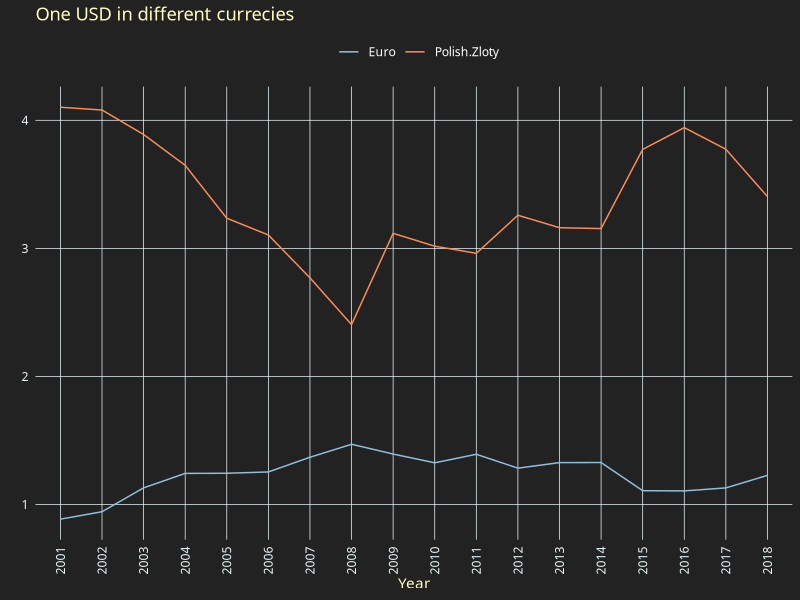
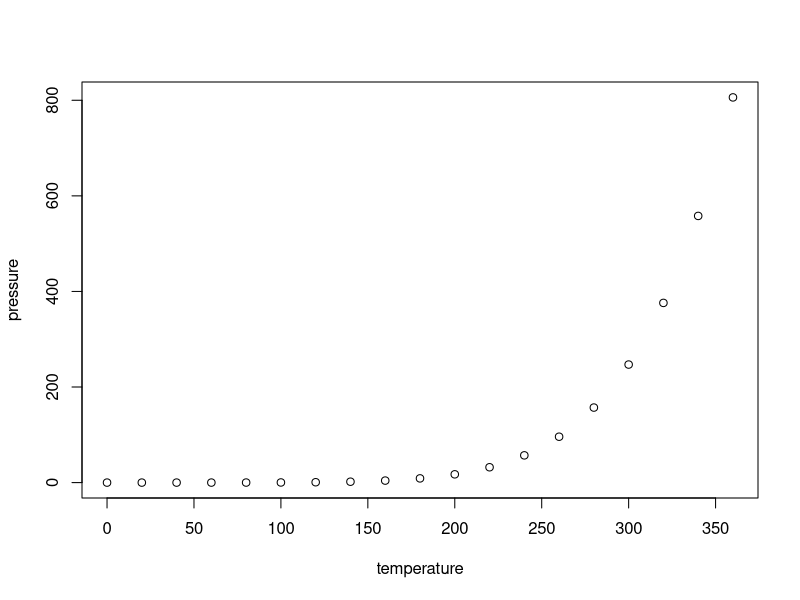

The R script that drew these images, in order:
## ---- chunk 1
htmltools::img(src = "logo.png", 
                alt = 'logo', 
                style = 'position:absolute; top:0; right:0; padding:10px; width: 40%; height: auto')
## ---- chunk 2
knitr::opts_chunk$set(echo = TRUE)
library(dplyr)
library(tidyr)
library(zoo)
library(ggplot2)
library(tidyr)
# library(ggtext)
## ---- chunk 3
theme_darkmode <- function(bg ="#000000", primary="#FFFFFF", secondary="#888888"){ # create Theme
  theme_gray() %+replace%
  theme(
    text = element_text(family = "montserrat"),
    axis.title.y = element_text(color = secondary, angle=90),
    axis.text = element_text(color=secondary, size=rel(0.8)),
    axis.ticks = element_blank(),
    legend.text = element_text(color=primary, size=rel(0.8)),
    panel.grid.major = element_line(color =secondary, size=0.25),
    panel.grid.minor = element_blank(),
    panel.background = element_rect(fill=bg, color=NA),
    plot.background = element_rect(fill=bg, color=NA),
    legend.background = element_rect(fill=bg, color=NA),
    legend.key = element_rect(fill = bg, color = NA)
  )
}
## ---- chunk 4
curr <- data.frame(read.csv("Data pack/CurrencyExchangeRates.csv")) # read Data

curr <- curr %>%  select(Date, Euro, Polish.Zloty) %>% # tidy Data up
  replace(is.na(.), 0) %>%
  filter(Euro > 0 & Polish.Zloty > 0) %>%
  mutate(year = format(as.Date(Date), '%Y')) %>%
  group_by(year) %>%
  summarise_at(vars(Euro, Polish.Zloty), list(mean)) %>%
  pivot_longer(cols=c(Euro, Polish.Zloty), names_to = "currency", values_to = "rate")
## ---- chunk 5
ggplot(curr, aes(x = year, y = rate, color = currency, group=currency)) + # make plot
  geom_line() +
  labs(title="One USD in different currecies",
    x = "Year", y = "",
    color = "") +
  theme_darkmode(bg = "#222222", secondary = "#e5f5f9") +
  theme(axis.text.x = element_text(angle = 90, vjust = 0.5, hjust=1),
    legend.position = "top",
    title = element_text(colour = "#ffffbf")) +
    scale_color_manual(values=c('#91bfdb','#fc8d59'))
## ---- chunk 6
summary(cars)
## ---- chunk 7
plot(pressure)
